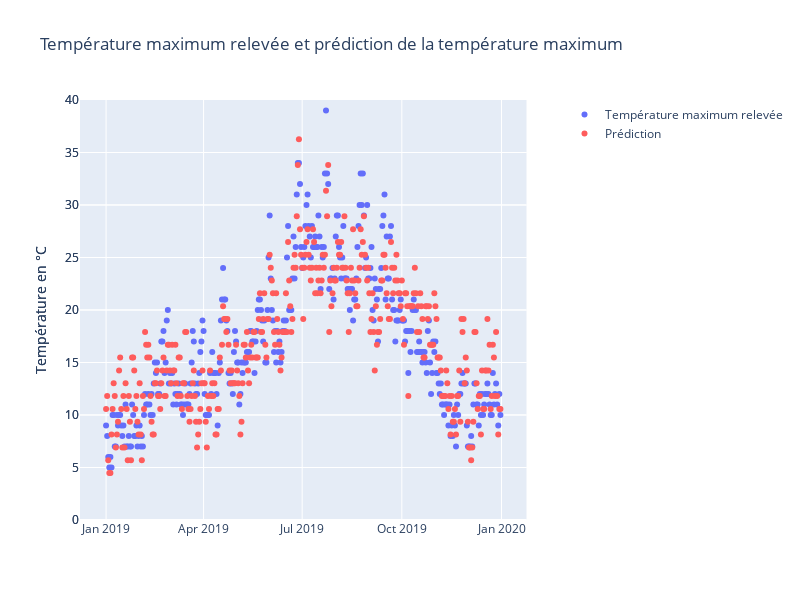

Write notebook code for a chart like this one.
### Markdown cell above
## Scatterplot 2
- X-axis : DATE
- Y-axis : MAX temperatures in blue dots and 'predict2' in red dots.

### Code cell
#Your code here :
trace1 = go.Scatter(
    
    x=df_weather["DATE"],
    y=df_weather["MAX_TEMPERATURE_C"],
        mode='markers',
        name = "Température maximum relevée"
)
trace2 = go.Scatter(
    x=df_weather["DATE"],
    y=df_weather["predict2"],
    mode='markers',
    marker=dict(color='rgb(254,92,92)'),
    name = "Prédiction"

)

fig = make_subplots(specs=[[{"secondary_y": True}]])
fig.add_trace(trace1)
fig.add_trace(trace2,secondary_y=True)


fig.update_layout(height = 600, width = 800, title = "Température maximum relevée et prédiction de la température maximum")
fig.update_yaxes(range=[0, 40], title="Température en °C", side="left")
fig.show()

### Figure 1 — Plotly figure (JSON) as saved in the notebook; plotly's stock layout.template omitted (floating-point values rounded to 4 significant figures; data arrays with more than 128 entries replaced by an {"elided": "..."} marker saying what was removed)
{"data": [{"mode": "markers", "name": "Température maximum relevée", "type": "scatter", "x": {"elided": "365 str values"}, "y": {"elided": "365 int values"}}, {"marker": {"color": "rgb(254,92,92)"}, "mode": "markers", "name": "Prédiction", "type": "scatter", "x": {"elided": "365 str values"}, "xaxis": "x", "y": {"elided": "365 float values"}, "yaxis": "y2"}], "layout": {"height": 600, "title": {"text": "Température maximum relevée et prédiction de la température maximum"}, "width": 800, "xaxis": {"anchor": "y", "domain": [0, 0.94]}, "yaxis": {"anchor": "x", "domain": [0, 1], "range": [0, 40], "side": "left", "title": {"text": "Température en °C"}}, "yaxis2": {"anchor": "x", "overlaying": "y", "range": [0, 40], "side": "left", "title": {"text": "Température en °C"}}}}
